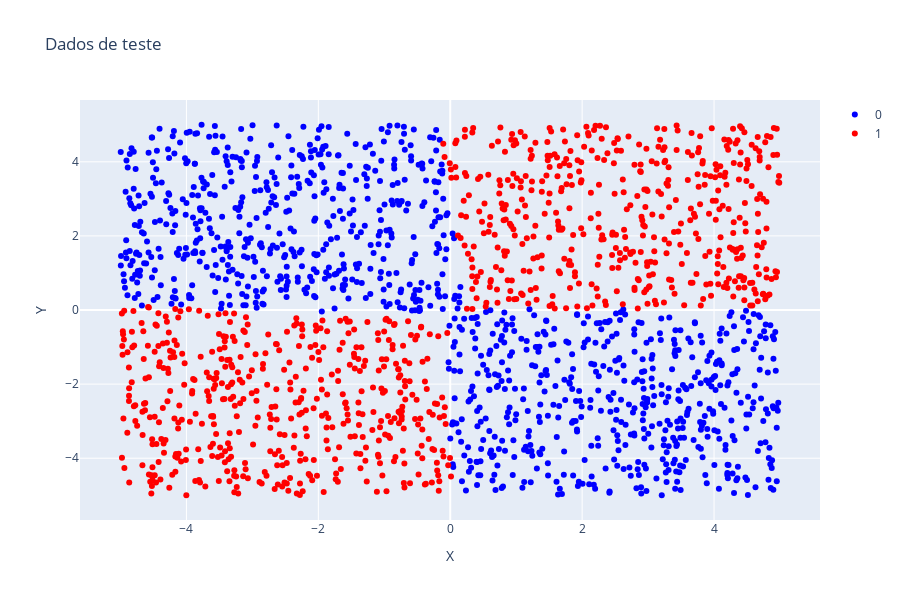

The code cell stored with this chart in its notebook:
### Code cell
## plot dos dados de teste em dois grupos de cores, de acordo com a variavel predict
fig = go.Figure()
fig.add_trace(go.Scatter(x=x_test[predicted == 0, 0], y=x_test[predicted == 0, 1], mode='markers', name='0', marker=dict(color='blue')))
fig.add_trace(go.Scatter(x=x_test[predicted == 1, 0], y=x_test[predicted == 1, 1], mode='markers', name='1', marker=dict(color='red')))
fig.update_layout(title='Dados de teste', xaxis_title='X', yaxis_title='Y', height=600, width=900)
fig.show()

### Figure 1 — Plotly figure (JSON) as saved in the notebook; plotly's stock layout.template omitted (floating-point values rounded to 4 significant figures; data arrays with more than 128 entries replaced by an {"elided": "..."} marker saying what was removed)
{"data": [{"marker": {"color": "blue"}, "mode": "markers", "name": "0", "type": "scatter", "x": {"elided": "1053 float values"}, "y": {"elided": "1053 float values"}}, {"marker": {"color": "red"}, "mode": "markers", "name": "1", "type": "scatter", "x": {"elided": "947 float values"}, "y": {"elided": "947 float values"}}], "layout": {"height": 600, "title": {"text": "Dados de teste"}, "width": 900, "xaxis": {"title": {"text": "X"}}, "yaxis": {"title": {"text": "Y"}}}}
